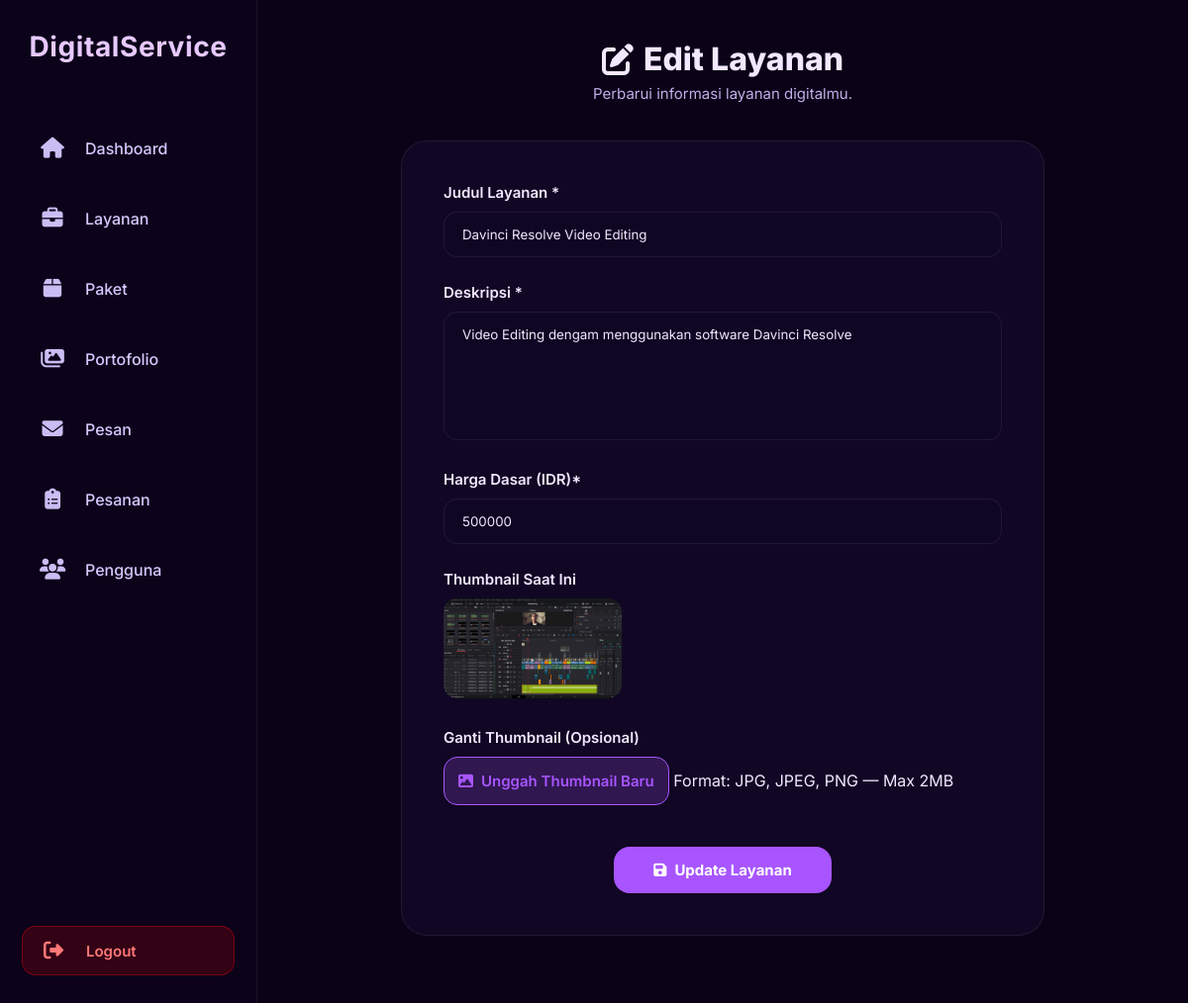
Page /digital_service/public/views/admin/pages/edit_service.php?id=8 (signed in) on the committed database.
### tables this page shows
CREATE TABLE `services` (
  `id` int(10) UNSIGNED NOT NULL,
  `category_id` int(10) UNSIGNED DEFAULT NULL,
  `title` varchar(150) NOT NULL,
  `description` text NOT NULL,
  `base_price` int(10) UNSIGNED NOT NULL,
  `thumbnail` varchar(255) DEFAULT NULL,
  `is_active` tinyint(1) NOT NULL DEFAULT 1,
  `created_at` datetime NOT NULL DEFAULT current_timestamp()
);

### digital_service/config/app.php (called while the page is built, shortened)
<?php
$BASE_URL = "http://localhost/digital_service/";
?>

### digital_service/public/views/admin/pages/edit_service.php (the view, shortened to what this page needs)
<?php
require_once __DIR__ . "/../../../../config/db.php";
require_once __DIR__ . "/../../../../config/app.php";
$id = intval($_GET['id']);
$stmt = $conn->prepare("SELECT * FROM services WHERE id = ? LIMIT 1");
$stmt->bind_param("i", $id);
$stmt->execute();
$data = $stmt->get_result()->fetch_assoc();
?>
<!DOCTYPE html>
<html lang="id">
<head>
    <link rel="stylesheet" href="<?= $BASE_URL ?>public/assets/styles/admin/sidebar.css">
    <link rel="stylesheet" href="<?= $BASE_URL ?>public/assets/styles/admin/dashboard.css">
    <link rel="stylesheet" href="<?= $BASE_URL ?>public/assets/styles/admin/service_edit.css">
    <link rel="stylesheet" href="https://cdnjs.cloudflare.com/ajax/libs/font-awesome/6.5.0/css/all.min.css">
</head>
<body>
<div class="admin-layout">
    <?php include __DIR__ . "/../layout/sidebar.php"; ?>
    <main class="admin-content">
        <div class="page-header">
            <h1><i class="fa-solid fa-pen-to-square"></i> Edit Layanan</h1>
            <p class="subtitle">Perbarui informasi layanan digitalmu.</p>
        </div>
        <div class="form-container">
            <form action="<?= $BASE_URL ?>public/views/admin/actions/service_update.php" method="POST" enctype="multipart/form-data">
                <div class="form-group">
                    <label for="title">Judul Layanan *</label>
                    <input type="text" id="title" name="title" value="<?= htmlspecialchars($data['title']) ?>" required>
                </div>
                <div class="form-group">
                    <label for="description">Deskripsi *</label>
                    <textarea id="description" name="description" required><?= htmlspecialchars($data['description']) ?></textarea>
                </div>
                <div class="form-group">
                    <label for="price">Harga Dasar (IDR)*</label>
                    <input type="number" id="price" name="price" value="<?= intval($data['base_price']) ?>" required>
                </div>
                <div class="form-group">
                    <label>Thumbnail Saat Ini</label>
                    <div class="current-thumb">
                        <?php if ($data['thumbnail']): ?>
                            <img src="<?= $BASE_URL ?>uploads/services/<?= htmlspecialchars($data['thumbnail']) ?>">
                        <?php else: ?>
                            <span class="no-thumb">Belum ada thumbnail</span>
                        <?php endif; ?>
                    </div>
                </div>
                <div class="form-group">
                    <label>Ganti Thumbnail (Opsional)</label>
                    <div class="upload-box">
                        <label for="thumbnail" class="upload-label">
                            <i class="fa-solid fa-image"></i>Unggah Thumbnail Baru
                        </label>
                        <span class="upload-info">Format: JPG, JPEG, PNG — Max 2MB</span>
                    </div>
                </div>
                <div class="form-actions">
                    <button type="submit" class="btn-primary">
                        <i class="fa-solid fa-save"></i> Update Layanan
                    </button>
                </div>
            </form>
        </div>
    </main>
</div>
</body>
</html>

### digital_service/public/assets/styles/components/sidebar.css (style rules this page uses)
* { margin: 0; padding: 0; box-sizing: border-box; font-family: "Inter", sans-serif }

### digital_service/public/assets/styles/admin/dashboard.css (style rules this page uses)
* { margin: 0; padding: 0; box-sizing: border-box; font-family: "Inter", sans-serif; }
:root { --bg: #070615; --bg-soft: #0d0b20; --bg-elevated: #14122b; --accent: #8a63ff; --accent-soft: #d0c6ff; --accent-hover: #a98cff; --text: #ffffff; --text-dim: #c7c2e0; --border: #2d2942; }
html, body { width: 100%; min-height: 100vh; overflow-x: hidden; overflow-y: auto; background: #0b0218; color: var(--text); }
.admin-layout { display: flex; width: 100%; min-height: 100vh; }
.btn-primary, .btn-outline { padding: 11px 22px; font-size: 15px; font-weight: 600; border-radius: 14px; display: inline-flex; align-items: center; gap: 8px; transition: .22s ease; border: none; }
.btn-primary { background: linear-gradient(145deg, var(--accent), #6c4de0); color: #fff; }
.subtitle { font-size: 15px; color: var(--text-dim); }

### digital_service/public/assets/styles/admin/service_edit.css (style rules this page uses)
:root { --bg-main: #0b0218; --bg-elevated: #110724; --border: rgba(255,255,255,0.07); --text: #f3e8ff; --text-dim: #c0b0e8; --accent: #a855ff; --accent-hover: #bb79ff; --danger: #ff4d4d; }
.admin-content { flex: 1; height: 100vh; overflow-y: auto; padding: 40px 55px 70px; }
.page-header { text-align: center; margin-bottom: 38px; }
.page-header h1 { font-size: 32px; font-weight: 800; gap: 10px; display: inline-flex; align-items: center; }
.page-header .subtitle { font-size: 15px; color: var(--text-dim); margin-top: 6px; }
.form-container { background: var(--bg-elevated); padding: 42px; border-radius: 26px; border: 1px solid var(--border); width: 70%; min-width: 650px; margin: auto; transition: .25s ease; }
.form-group { margin-bottom: 26px; }
label { font-size: 15px; font-weight: 600; margin-bottom: 10px; display: block; }
input, textarea, select { width: 100%; background: #0f0624; border: 1px solid var(--border); color: var(--text); padding: 14px 18px; border-radius: 14px; transition: .25s ease; }
textarea { resize: none; height: 130px; }
.current-thumb img { width: 180px; border-radius: 14px; transition: .25s ease; }
.upload-label { background: rgba(168,85,255,.2); border: 1px solid var(--accent); padding: 14px; font-size: 15px; border-radius: 14px; color: var(--accent); cursor: pointer; transition: .25s ease; display: inline-flex; align-items: center; gap: 8px; }
.form-actions { display: flex; justify-content: center; margin-top: 32px; }
.btn-primary { background: var(--accent); color: #fff; font-weight: 700; padding: 14px 40px; border-radius: 16px; transition: .25s ease; font-size: 15px; display: inline-flex; align-items: center; gap: 8px; }

### rows in the picture
services: title "Davinci Resolve Video Editing", description "Video Editing dengam menggunakan software Davinci Resolve", price "500000", thumbnail (picture)
